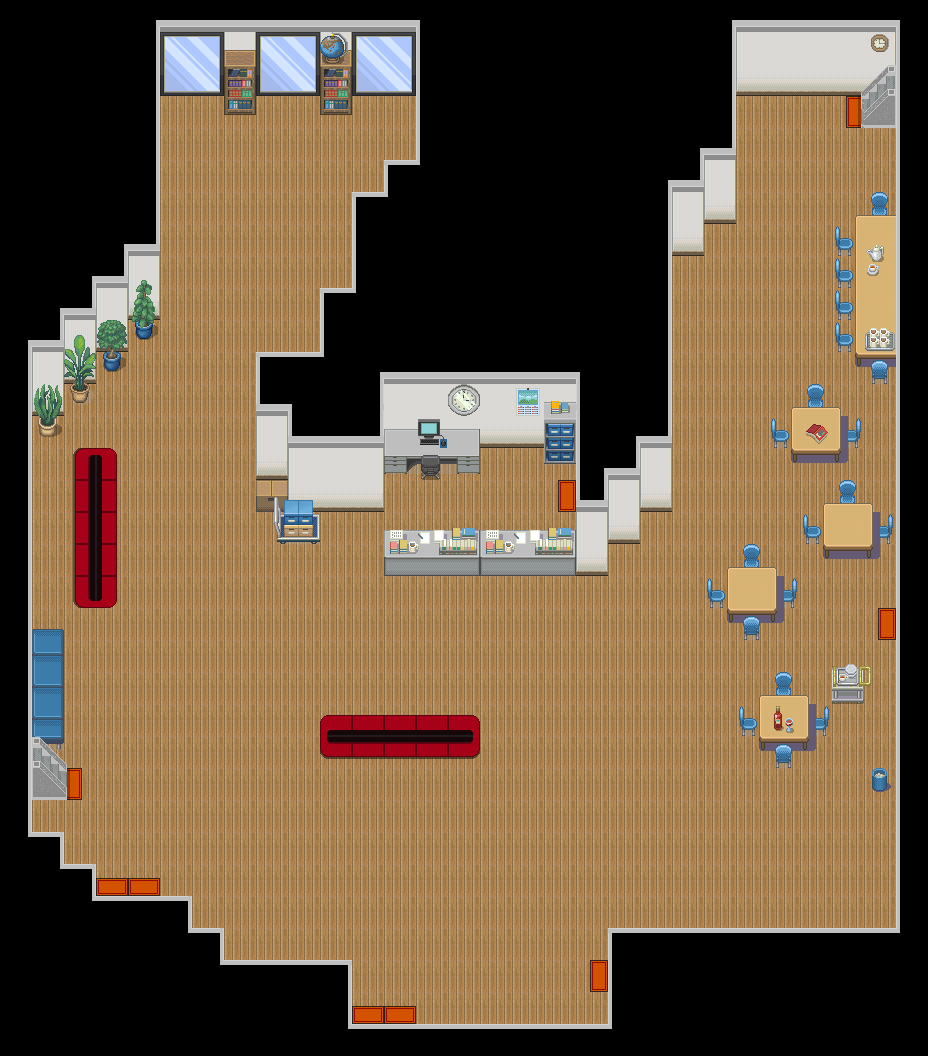

The image is a tile-based game level rendered from a .tmx file. Its description and source (layers, tilesets, objects; grid data summarised) follow:
An orthogonal 29x33 tile map with 32x32 px tiles, 6 tile layers (Layer 1, Layer 2, Layer 3, Doors, ...).

<map version="1.0" orientation="orthogonal" renderorder="right-down" width="29" height="33" tilewidth="32" tileheight="32" nextobjectid="1">
 <tileset firstgid="1" source="tileset2.tsx" />
 <layer name="Layer 1" width="29" height="33">
  <data>[957 cells, 761 non-empty, 14 distinct tile ids]</data>
 </layer>
 <layer name="Layer 2" width="29" height="33">
  <data>[957 cells, 113 non-empty, 35 distinct tile ids]</data>
 </layer>
 <layer name="Layer 3" width="29" height="33">
  <data>[957 cells, 96 non-empty, 40 distinct tile ids]</data>
 </layer>
 <layer name="Doors" width="29" height="33">
  <data>[957 cells, 15 non-empty, 7 distinct tile ids]</data>
 </layer>
 <layer name="Layer 4" width="29" height="33">
  <data>[957 cells, 10 non-empty, 7 distinct tile ids]</data>
 </layer>
 <layer name="Over Player" width="29" height="33">
  <data>[957 cells, 18 non-empty, 8 distinct tile ids]</data>
 </layer>
</map>
